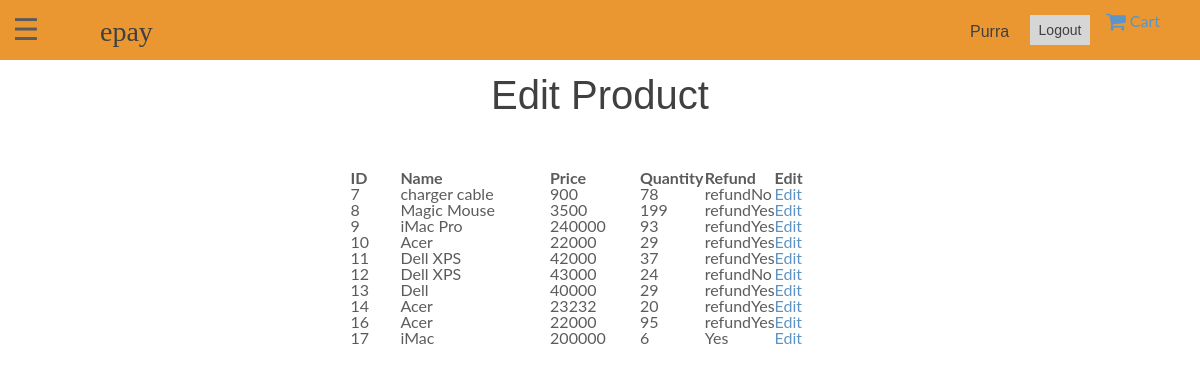
/editproduct.sup.php (signed in), run on an earlier commit of the app's database.
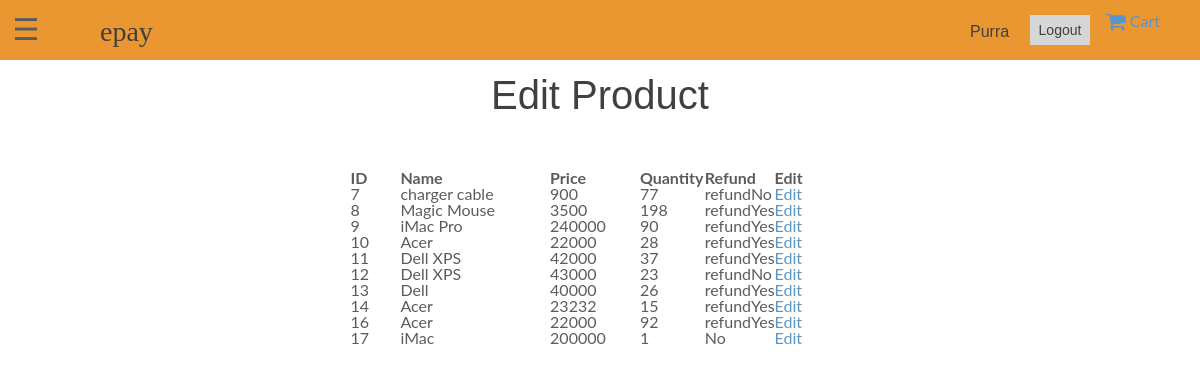
And on a later commit of the database.
### tables this page shows
CREATE TABLE `product` (
  `Product_ID` int(11) NOT NULL,
  `Supplier_ID` int(11) NOT NULL,
  `Image` varchar(200) NOT NULL,
  `Name` varchar(32) NOT NULL,
  `Description` varchar(200) NOT NULL,
  `Type` varchar(16) NOT NULL,
  `Price` float NOT NULL,
  `Quantity` int(11) NOT NULL,
  `Discount` float NOT NULL,
  `RefundAvailable` varchar(11) DEFAULT NULL,
  `Date` date DEFAULT NULL
);

### editproduct.sup.php (the view, shortened to what this page needs)
<?php
  include_once('header.php');
  include_once('sidebarTop.php');
?>
<section class="pageContainer">
  <div class="pageWrapper">
    <h2>Edit Product</h2>
    <table class ="pure-table" style="margin:auto;margin-top:50px">
      <col width="10%">
      <col width="30%">
      <col width="18%">
      <col width="13%">
      <col width="14%">
      <col width="15%">
      <thead>
      <tr>
        <th>ID</th>
        <th>Name</th>
        <th>Price</th>
        <th>Quantity</th>
        <th>Refund</th>
        <th>Edit</th>
      </tr>
    </thead>
    <?php
      include_once('includes/dbh.inc.php');
      $sid = $_SESSION['s_id'];
      $sql = "SELECT * FROM product WHERE Supplier_ID = ?;";
      $stmt = mysqli_stmt_init($conn);
      if (!mysqli_stmt_prepare($stmt, $sql)) {
        echo "SQL statement failed";
      }
      else {
        mysqli_stmt_bind_param($stmt, "s", $sid);
        mysqli_stmt_execute($stmt);
        $result = mysqli_stmt_get_result($stmt);
        echo '<tbody>';
        while ($row = mysqli_fetch_assoc($result)) {
          echo '<tr>';
          echo   '<td>'.$row["Product_ID"].'</td>';
          echo    '<td>'.$row["Name"].'</td>';
          echo    '<td>'.$row["Price"].'</td>';
          echo    '<td>'.$row["Quantity"].'</td>';
          echo    '<td>'.$row["RefundAvailable"].'</td>';
          echo    '<td><a  href="editdelproduct.sup.php?pid='.$row["Product_ID"].'">Edit</a></td>';
          echo  '</tr>' ;
        }
        echo '</tbody>';
      }
    ?>
    </table>
  </div>
</section>
<?php
  include_once('sidebarBottom.php');
  include_once('footer.php');
?>

What changed in the data, as far as the page shows it:
changed product "charger cable": Quantity "78" → "77"
changed product "Magic Mouse": Quantity "199" → "198"
changed product "iMac Pro": Quantity "93" → "90"
changed product id 10: Quantity "29" → "28"
changed product id 12: Quantity "24" → "23"
changed product "Dell": Quantity "29" → "26"
changed product id 14: Quantity "20" → "15"
changed product id 16: Quantity "95" → "92"
changed product "iMac": Quantity "6" → "1"; RefundAvailable "Yes" → "No"
